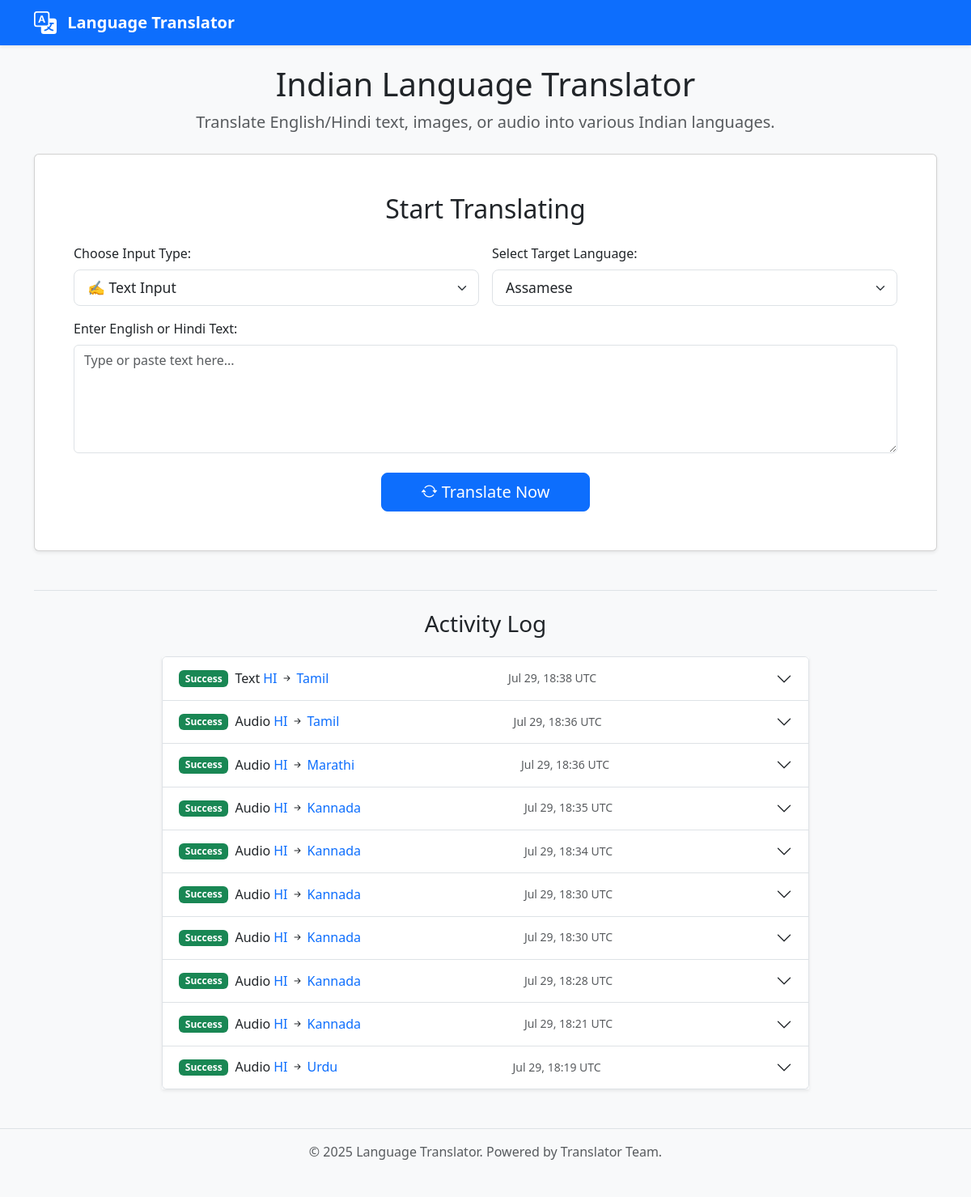
The page / on the database its author committed.
### models.py (models this page shows, shortened)
class TranslationLog(db.Model):
    id = db.Column(db.Integer, primary_key=True)
    timestamp = db.Column(db.DateTime, default=datetime.utcnow)
    input_type = db.Column(db.String(20), nullable=False) # 'text', 'ocr', 'audio'
    source_language = db.Column(db.String(10), nullable=False) # e.g., 'en', 'hi'
    target_language = db.Column(db.String(10), nullable=False) # e.g., 'mr', 'ta', 'bn'
    original_text = db.Column(db.Text, nullable=True)
    translated_text = db.Column(db.Text, nullable=True)
    error_message = db.Column(db.Text, nullable=True) # Store errors if any

### app.py (the view, shortened to what this page needs)
@app.route('/', methods=['GET', 'POST'])
def index_route():
    translation_result = None
    original_text = request.form.get('text_input', '') if request.method == 'POST' else ''
    detected_lang_nllb = "" # Will store NLLB code of detected source lang
    error = None
    default_target_friendly_name = list(utils.SUPPORTED_LANGUAGES.keys())[0]
    selected_target_friendly_name = request.form.get('target_language', default_target_friendly_name)
    main_result_tts_supported = False
    main_result_tts_code = 'en'
    recent_logs = TranslationLog.query.order_by(TranslationLog.timestamp.desc()).limit(10).all()
    selected_nllb_for_main_result = utils.SUPPORTED_LANGUAGES.get(selected_target_friendly_name)
    if selected_nllb_for_main_result:
        tts_code_for_main = MASTER_TTS_CONFIG.get(selected_nllb_for_main_result)
        if tts_code_for_main:
            main_result_tts_supported = True
            main_result_tts_code = tts_code_for_main
    return render_template(
        'index.html',
        utils_supported_languages=utils.SUPPORTED_LANGUAGES,
        selected_target_lang=selected_target_friendly_name,
        original_text=original_text,
        translation_result=translation_result,
        detected_lang=NLLB_TO_FRIENDLY_NAME.get(detected_lang_nllb, detected_lang_nllb if detected_lang_nllb else "N/A"),
        error=error,
        main_result_tts_supported=main_result_tts_supported,
        main_result_tts_code=main_result_tts_code,
        recent_logs=recent_logs,
        MASTER_TTS_CONFIG=MASTER_TTS_CONFIG,
        NLLB_TO_FRIENDLY_NAME=NLLB_TO_FRIENDLY_NAME,
        current_year=datetime.now().year,
    )

### templates/index.html (shortened to what this page needs)
<!DOCTYPE html>
<html lang="en">
<head>
    <link href="https://cdn.jsdelivr.net/npm/bootstrap@5.3.2/dist/css/bootstrap.min.css" rel="stylesheet">
    <link rel="stylesheet" href="https://cdn.jsdelivr.net/npm/bootstrap-icons@1.11.1/font/bootstrap-icons.css">
    <link rel="stylesheet" href="{{ url_for('static', filename='style.css') }}">
</head>
<body>
    <nav class="navbar navbar-expand-lg navbar-dark bg-primary shadow-sm fixed-top">
        <div class="container">
            <a class="navbar-brand fw-bold" href="/">
                <img src="{{ url_for('static', filename='bi-chat-dots.svg') }}" alt="Chat Icon" width="28" height="28" class="d-inline-block align-text-top me-2" style="filter: invert(1) brightness(1.5);">
                Language Translator
            </a>
        </div>
    </nav>
    <div class="container mt-4 mb-5">
        <div class="text-center mb-4">
            <h1>Indian Language Translator</h1>
            <p class="lead text-muted">Translate English/Hindi text, images, or audio into various Indian languages.</p>
        </div>
        <div class="card shadow-sm mb-4">
            <div class="card-body p-lg-5 p-4">
                <h2 class="card-title text-center mb-4">Start Translating</h2>
                <form method="POST" enctype="multipart/form-data">
                    <div class="row g-3">
                        <div class="col-md-6">
                            <label for="input_type" class="form-label fw-medium">Choose Input Type:</label>
                            <select class="form-select form-select-lg" id="input_type" name="input_type" onchange="toggleInputFields()">
                                <option value="text" {% if request.form.get('input_type', 'text') == 'text' %}selected{% endif %}>✍️ Text Input</option>
                            </select>
                        </div>
                        <div class="col-md-6">
                             <label for="target_language" class="form-label fw-medium">Select Target Language:</label>
                            <select class="form-select form-select-lg" id="target_language" name="target_language">
                                {% for lang_name_key, nllb_code_val in utils_supported_languages.items() %}
                                    <option value="{{ lang_name_key }}" {% if lang_name_key == selected_target_lang %}selected{% endif %}>{{ lang_name_key }}</option>
                                {% endfor %}
                            </select>
                        </div>
                        <div class="col-12" id="text_input_div">
                            <label for="text_input" class="form-label fw-medium">Enter English or Hindi Text:</label>
                            <textarea class="form-control" id="text_input" name="text_input" rows="5" placeholder="Type or paste text here...">{{ request.form['text_input'] if 'text_input' in request.form else original_text }}</textarea>
                        </div>
                        <div class="col-12 text-center mt-4">
                            <button type="submit" class="btn btn-primary btn-lg px-5">
                                <i class="bi bi-arrow-repeat"></i> Translate Now
                            </button>
                        </div>
                    </div>
                </form>
            </div>
        </div>
        <div class="mt-5 pt-4 border-top">
            <h3 class="text-center mb-4">Activity Log</h3>
            {% if recent_logs %}
                <div class="accordion shadow-sm mx-auto" id="activityLogAccordion" style="max-width: 800px;">
                    {% for log_item in recent_logs %}
                    <div class="accordion-item">
                        <h2 class="accordion-header" id="heading{{ loop.index }}">
                            <button class="accordion-button collapsed" type="button" data-bs-toggle="collapse" data-bs-target="#collapse{{ loop.index }}" aria-expanded="false" aria-controls="collapse{{ loop.index }}">
                                <span class="badge {{ 'bg-success' if log_item.translated_text else 'bg-danger' }} me-2">{{ 'Success' if log_item.translated_text else 'Failed' }}</span>
                                <span class="fw-normal me-1">{{ log_item.input_type|title }}</span>
                                <span class="text-primary">{{ NLLB_TO_FRIENDLY_NAME.get(log_item.source_language, log_item.source_language)|upper }}</span>
                                <i class="bi bi-arrow-right-short mx-1"></i>
                                <span class="text-primary">{{ NLLB_TO_FRIENDLY_NAME.get(log_item.target_language, log_item.target_language) }}</span>
                                <span class="ms-auto text-muted small">{{ log_item.timestamp_ist.strftime('%b %d, %H:%M') if log_item.timestamp_ist else (log_item.timestamp.strftime('%b %d, %H:%M UTC') if log_item.timestamp else '') }}</span>
                            </button>
                        </h2>
                    </div>
                    {% endfor %}
                </div>
            {% else %}
                <p class="text-center text-muted">No recent translation activity logged.</p>
            {% endif %}
        </div>
    </div>
    <footer class="bg-light text-center text-muted py-3 mt-5 border-top">
        <div class="container">
            <p class="mb-0">© {{ current_year }} Language Translator. Powered by Translator Team.</p>
        </div>
    </footer>
</body>
</html>

### static/style.css (style rules this page uses)
body { background-color: #f8f9fa; padding-top: 56px; padding-bottom: 3rem; }
.navbar-brand { font-weight: bold; }
.card.shadow-sm { transition: box-shadow 0.3s ease-in-out; }
.form-select-lg { font-size: 1.1rem; }
textarea.form-control { resize: vertical; }
footer { border-top: 1px solid #e9ecef; }

### templates/index.html (style rules this page uses)
body { padding-top: 56px; }

### rows shown on the page
TranslationLog: translated_text "Success", input_type "Text", get "HI", get "Tamil", timestamp_ist "Jul 29, 18:38 UTC"
TranslationLog: translated_text "Success", input_type "Audio", get "HI", get "Tamil", timestamp_ist "Jul 29, 18:36 UTC"
TranslationLog: translated_text "Success", input_type "Audio", get "HI", get "Marathi", timestamp_ist "Jul 29, 18:36 UTC"
TranslationLog: translated_text "Success", input_type "Audio", get "HI", get "Kannada", timestamp_ist "Jul 29, 18:35 UTC"
TranslationLog: translated_text "Success", input_type "Audio", get "HI", get "Kannada", timestamp_ist "Jul 29, 18:34 UTC"
TranslationLog: translated_text "Success", input_type "Audio", get "HI", get "Kannada", timestamp_ist "Jul 29, 18:30 UTC"
TranslationLog: translated_text "Success", input_type "Audio", get "HI", get "Kannada", timestamp_ist "Jul 29, 18:30 UTC"
TranslationLog: translated_text "Success", input_type "Audio", get "HI", get "Kannada", timestamp_ist "Jul 29, 18:28 UTC"
TranslationLog: translated_text "Success", input_type "Audio", get "HI", get "Kannada", timestamp_ist "Jul 29, 18:21 UTC"
TranslationLog: translated_text "Success", input_type "Audio", get "HI", get "Urdu", timestamp_ist "Jul 29, 18:19 UTC"

### other values the page prints
form field target_language "Assamese"
